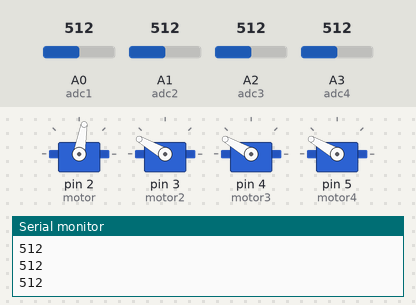
Bench run of a sketch on a simulated Arduino Uno, built with avr-gcc and run on an emulated ATmega328P. Shown: 4 × servo, the last lines printed to the serial monitor. The test bench sets the inputs (shaded band); at power-on: A0 (adc1) = 512, A1 (adc2) = 512, A2 (adc3) = 512, A3 (adc4) = 512.

Above: at 1.2 s.
1.3 s: A0 (adc1) set to 631
2.8 s: A0 (adc1) set to 653
At 3.6 s:
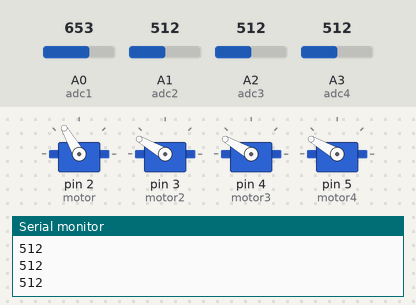
4.4 s: A1 (adc2) set to 622
5.9 s: A1 (adc2) set to 650
At 6.6 s:
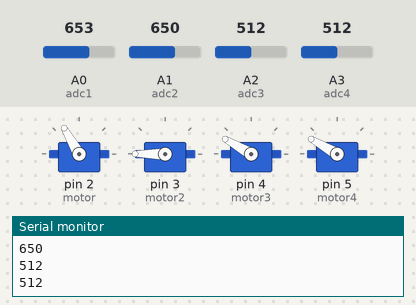
7.5 s: A2 (adc3) set to 632
9.0 s: A2 (adc3) set to 653
At 10.6 s:
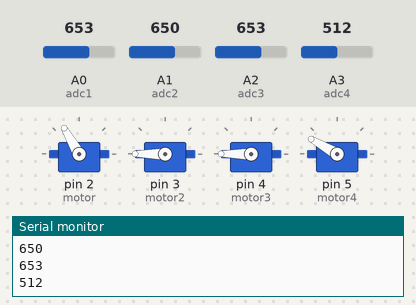
Timing chart, 0 to 11.6 s (numbered marks = the images above; inputs shaded):
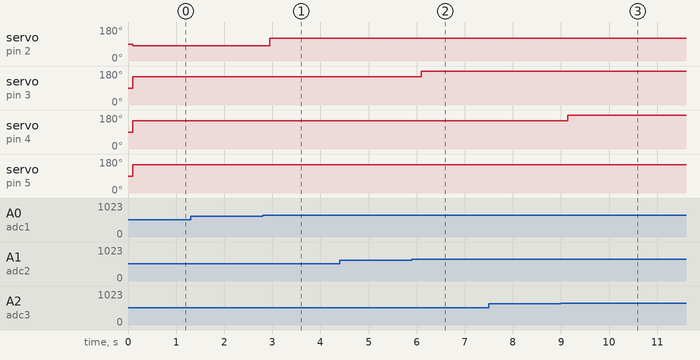

The sketch:

denemegomulu.ino
```cpp
#include <Servo.h>  /* Servo kutuphanesi projeye dahil edildi */
Servo motor,motor2,motor3,motor4;
int adc1 = A0;
int adc2 = A1;
int adc3 = A2;
int adc4 = A3;
void setup()
{
  Serial.begin(9600);
  Serial.println("Analog input okuma ornegi.");
   motor.attach(2);  /* Servo motor 2 numarali pine baglandi */
   motor2.attach(3);
   motor3.attach(4);
   motor4.attach(5);

}
void loop()
{
  int deger  = analogRead(adc1);
  int deger2  = analogRead(adc2);
   int deger3  = analogRead(adc3);
    int deger4  = analogRead(adc4);
  Serial.println(deger);
   Serial.println(deger2);
    Serial.println(deger3);
     Serial.println(deger4);
  delay(100);


   if(deger>=0 && deger<=160){   motor.write(15); }

    if(deger>=161 && deger<=320){ motor.write(35); }

    if(deger>=321 && deger<=480){ motor.write(60); }

    if(deger>=481 && deger<=640){ motor.write(80);; }

    if(deger>=641 && deger<=800){ motor.write(120); }

    if(deger>=801 && deger<=880){ motor.write(140); }
    if(deger>=881 && deger<=900){ motor.write(160); }
    if(deger>=901 && deger<980){motor.write(180); }


   if(deger2>=0 && deger2<=200){   motor2.write(0); }

    if(deger2>=201 && deger2<=400){ motor2.write(50); }

    if(deger2>=321 && deger2<=600){ motor2.write(100); }

    if(deger2>=481 && deger2<=800){ motor2.write(150);; }

    if(deger2>=641 && deger2<=980){ motor2.write(180); }

  if(deger3>=0 && deger3<=200){   motor3.write(0); }

    if(deger3>=201 && deger3<=400){ motor3.write(50); }

    if(deger3>=321 && deger3<=600){ motor3.write(100); }

    if(deger3>=481 && deger3<=800){ motor3.write(150);; }

    if(deger3>=641 && deger3<=980){ motor3.write(180); }


  if(deger4>=0 && deger4<=200){   motor4.write(0); }

    if(deger4>=201 && deger4<=400){ motor4.write(50); }

    if(deger4>=321 && deger4<=600){ motor4.write(100); }

    if(deger4>=481 && deger4<=800){ motor4.write(150);; }

    if(deger4>=641 && deger4<=980){ motor4.write(180); }


}
```

Measured:
- the behaviour switches between 640 and 641 on A0 (adc1) (found by bisection; images 0 and 1)
- the behaviour switches between 640 and 641 on A1 (adc2) (found by bisection; images 1 and 2)
- the behaviour switches between 640 and 641 on A2 (adc3) (found by bisection; images 2 and 3)
- after the input at 2.8 s, servo on pin 2 (motor): 80° → 120° after 0.15 s
- after the input at 5.9 s, servo on pin 3 (motor2): 150° → 180° after 0.20 s
- after the input at 9.0 s, servo on pin 4 (motor3): 150° → 180° after 0.14 s
